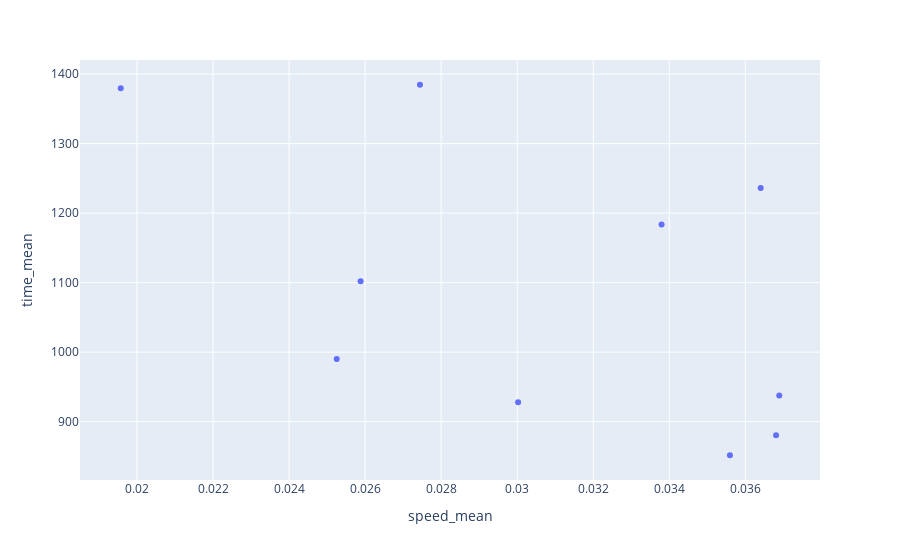

This figure's notebook cell:
### Code cell
fig = px.scatter(
      df_avg[-10:],
      x = "speed_mean",
      y = "time_mean",
      hover_data = ["AirportFrom", "AirportTo", "length_mean"]
  )

fig.show()
fig.write_html("Time_v_speed_low_time.html")

### Figure 1 — Plotly figure (JSON) as saved in the notebook; plotly's stock layout.template omitted (floating-point values rounded to 4 significant figures)
{"data": [{"customdata": [["DEN", "COS", 34.59], ["OGG", "KOA", 32.41], ["TVC", "MQT", 45], ["LIH", "HNL", 30.31], ["GRB", "MQT", 40], ["PSG", "WRG", 27.86], ["CWA", "EAU", 38], ["CEC", "ACV", 28.52], ["IDA", "PIH", 25], ["YUM", "IPL", 27]], "hovertemplate": "speed_mean=%{x}<br>time_mean=%{y}<br>AirportFrom=%{customdata[0]}<br>AirportTo=%{customdata[1]}<br>length_mean=%{customdata[2]}<extra></extra>", "legendgroup": "", "marker": {"color": "#636efa", "symbol": "circle"}, "mode": "markers", "name": "", "orientation": "v", "showlegend": false, "type": "scatter", "x": [0.03689, 0.03681, 0.0364, 0.0356, 0.0338, 0.03002, 0.02744, 0.02588, 0.02525, 0.01957], "xaxis": "x", "y": [937.6, 880.4, 1236.0, 851.6, 1184.0, 928, 1385.0, 1102.0, 990, 1380.0], "yaxis": "y"}], "layout": {"legend": {"tracegroupgap": 0}, "margin": {"t": 60}, "xaxis": {"anchor": "y", "domain": [0, 1], "title": {"text": "speed_mean"}}, "yaxis": {"anchor": "x", "domain": [0, 1], "title": {"text": "time_mean"}}}}
